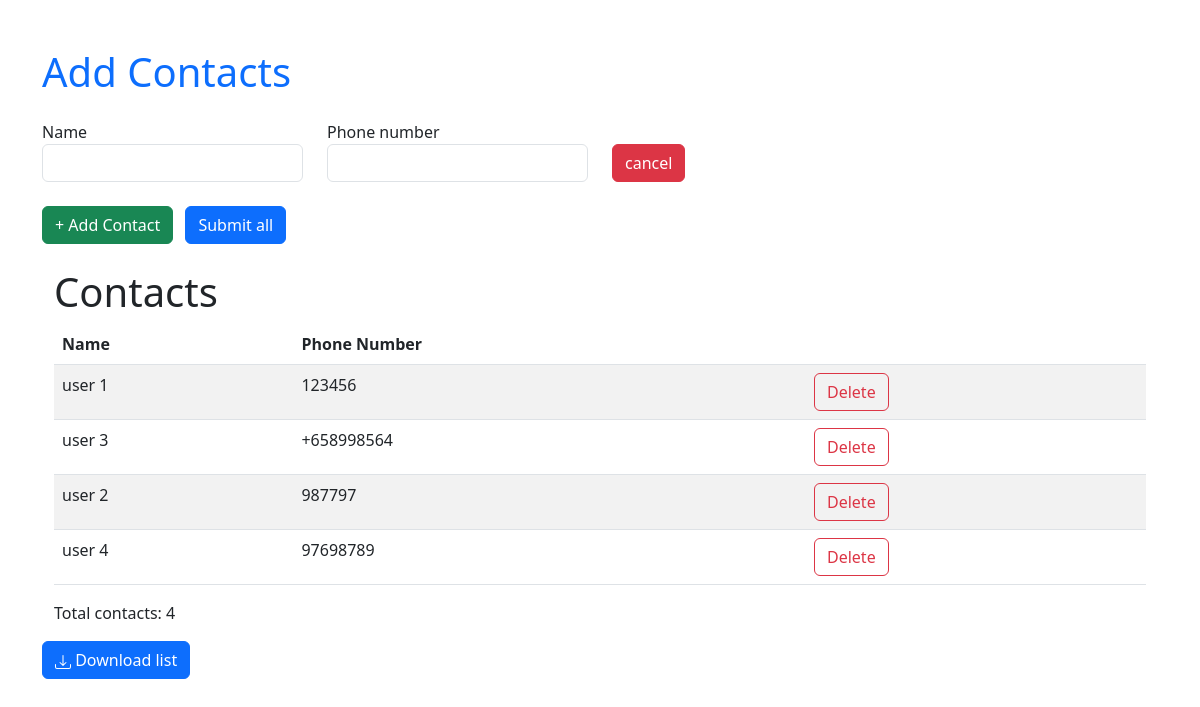
Before: / with the older database file.
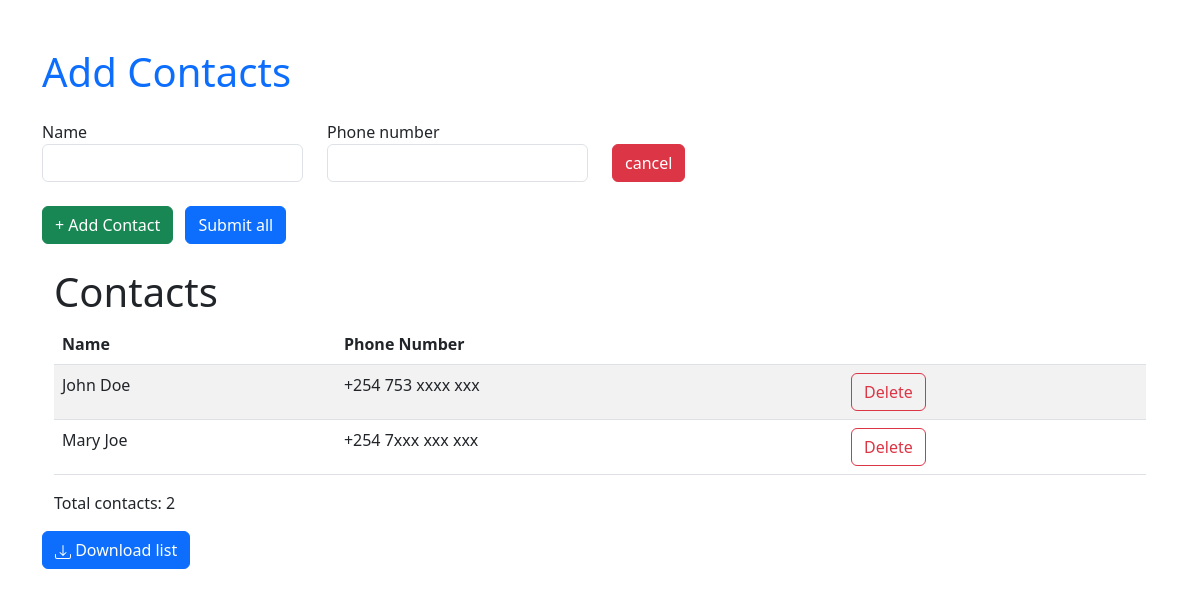
After: the same page with the newer database file.
### core/models.py (models this page shows, shortened)
class Contact(models.Model):
    name = models.CharField(max_length=128)
    phone_number = models.CharField(max_length=20)

### core/views.py (the view)
# urls.py: path('', views.index, name='index' ),
def index(request) :
    context = {'form': ContactForm(), 'contacts': Contact.objects.all() }
    return render(request, 'index.html', context)

### core/forms.py
class ContactForm(forms.ModelForm):
    class Meta:
        model = Contact
        fields = (
            'name', 'phone_number'
        )
        widgets = {
            'name': forms.TextInput(attrs={'class': 'form-control'}),
            'phone_number': forms.TextInput(attrs={'class': 'form-control'})
        }

### core/templates/index.html (shortened to what this page needs)
{% extends 'base.html' %}
{% block content %}
<h1 class="mb-4 text-primary">Add Contacts</h1>
<div id="contact-forms">
    {% include 'partials/form.html' %}
</div>
<div class="my-4">
    <button type="button" class="btn btn-success me-2" hx-get="{% url 'create-contact' %}" hx-target="#contact-forms"
        hx-swap="beforeend">+ Add Contact</button>
    <button type="submit" class="btn btn-primary" id="submit-all">Submit all</button>
</div>
<div class="container">
    <div id="contact-list">
        <h1>Contacts</h1>
        <table class="table table-striped">
            <thead>
                <tr>
                    <th>Name</th>
                    <th>Phone Number</th>
                    <th></th>
                </tr>
            </thead>
            <tbody>
                {% for contact in contacts %}
                {% include 'partials/contact.html' %}
                {% endfor %}
            </tbody>
        </table>
    </div>
    <p>Total contacts: {{ contacts.count }}</p>
</div>
<form action="{% url 'download-contact-list' %}" method="post">
    <button type="submit" class="btn btn-primary">
        Download list</button>
</form>
{% endblock %}

### core/templates/base.html (shortened to what this page needs)
<!DOCTYPE html>
<html lang="en">
<head>
    <link href="https://cdn.jsdelivr.net/npm/bootstrap@5.3.0/dist/css/bootstrap.min.css" rel="stylesheet"
>
</head>
<body hx-headers='{"X-CSRFTOKEN": "{{ csrf_token }}"}'>
    <div class="container mt-5">
        {% block content %}
        {% endblock %}
    </div>
</body>
</html>

### core/templates/partials/form.html
<form hx-post="{% url 'create-contact' %}"
 hx-target="#contact-list" hx-swap="beforeend"
hx-on="htmx:afterRequest: this.remove()"
hx-trigger="click from:#submit-all"
>
    <div class="row">
        <div class="col-4 col-md-3">
            <label for="{{ form.name.id_for_label }}">{{form.name.label }}</label>
            {{ form.name }}
        </div>
        <div class="col-4 col-md-3">
            <label for="{{ form.phone_number.id_for_label }}">{{form.phone_number.label }}</label>
            {{ form.phone_number }}
        </div>
        <div class="col-3 align-self-end">
            <button type="button" class="btn btn-danger"
            hx-on="click: this.closest('form').remove()"
            >cancel</button>
        </div>
    </div>
</form>

### core/templates/partials/contact.html
<tr class="contact-row">
    <td>{{ contact.name }}</td>
    <td>{{ contact.phone_number }}</td>
    <td>
        <button type="button" class="btn btn-outline-danger delete-contact"
        hx-delete="{% url 'delete-contact' contact.pk %}/"
        hx-target="#contact-list"
        hx-confirm="Are you sure you wish to delete?">Delete</button>
</td>
</tr>

Changed rows visible on the page:
removed Contact: name "user 1", phone_number "123456"
removed Contact: name "user 3", phone_number "+658998564"
removed Contact: name "user 2", phone_number "987797"
removed Contact: name "user 4", phone_number "97698789"
added Contact: name "John Doe", phone_number "+254 753 xxxx xxx"
added Contact: name "Mary Joe", phone_number "+254 7xxx xxx xxx"
Other visible differences:
{{ contacts.count }}: "4" → "2"
